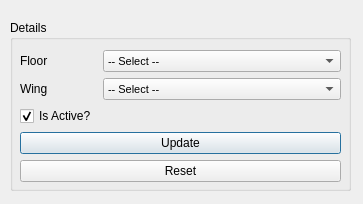
<?xml version="1.0" encoding="UTF-8"?>
<ui version="4.0">
 <class>Dialog</class>
 <widget class="QDialog" name="Dialog">
  <property name="windowModality">
   <enum>Qt::ApplicationModal</enum>
  </property>
  <property name="geometry">
   <rect>
    <x>0</x>
    <y>0</y>
    <width>363</width>
    <height>204</height>
   </rect>
  </property>
  <property name="windowTitle">
   <string>Dialog</string>
  </property>
  <widget class="QGroupBox" name="details_box">
   <property name="geometry">
    <rect>
     <x>10</x>
     <y>20</y>
     <width>341</width>
     <height>171</height>
    </rect>
   </property>
   <property name="title">
    <string>Details</string>
   </property>
   <widget class="QWidget" name="formLayoutWidget">
    <property name="geometry">
     <rect>
      <x>10</x>
      <y>30</y>
      <width>321</width>
      <height>211</height>
     </rect>
    </property>
    <layout class="QFormLayout" name="formLayout">
     <item row="1" column="0">
      <widget class="QLabel" name="flr_label_2">
       <property name="text">
        <string>Floor</string>
       </property>
      </widget>
     </item>
     <item row="1" column="1">
      <widget class="QComboBox" name="flr_combo">
       <property name="font">
        <font>
         <pointsize>8</pointsize>
        </font>
       </property>
       <property name="styleSheet">
        <string notr="true"/>
       </property>
       <item>
        <property name="text">
         <string>-- Select --</string>
        </property>
       </item>
       <item>
        <property name="text">
         <string>Basement</string>
        </property>
       </item>
       <item>
        <property name="text">
         <string>1st Floor</string>
        </property>
       </item>
       <item>
        <property name="text">
         <string>2nd Floor</string>
        </property>
       </item>
       <item>
        <property name="text">
         <string>3rd Floor</string>
        </property>
       </item>
       <item>
        <property name="text">
         <string>4th Floor</string>
        </property>
       </item>
       <item>
        <property name="text">
         <string>5th Floor</string>
        </property>
       </item>
       <item>
        <property name="text">
         <string>6th Floor</string>
        </property>
       </item>
       <item>
        <property name="text">
         <string>7th Floor</string>
        </property>
       </item>
       <item>
        <property name="text">
         <string>8th Floor</string>
        </property>
       </item>
       <item>
        <property name="text">
         <string>9th Floor</string>
        </property>
       </item>
       <item>
        <property name="text">
         <string>10th Floor</string>
        </property>
       </item>
       <item>
        <property name="text">
         <string>11th Floor</string>
        </property>
       </item>
      </widget>
     </item>
     <item row="7" column="0">
      <widget class="QLabel" name="ecode_label">
       <property name="text">
        <string/>
       </property>
      </widget>
     </item>
     <item row="3" column="1">
      <widget class="QComboBox" name="wing_combo">
       <property name="font">
        <font>
         <pointsize>8</pointsize>
        </font>
       </property>
       <property name="styleSheet">
        <string notr="true"/>
       </property>
       <item>
        <property name="text">
         <string>-- Select --</string>
        </property>
       </item>
       <item>
        <property name="text">
         <string>A Wing</string>
        </property>
       </item>
       <item>
        <property name="text">
         <string>B Wing</string>
        </property>
       </item>
      </widget>
     </item>
     <item row="3" column="0">
      <widget class="QLabel" name="wing_label_2">
       <property name="text">
        <string>Wing</string>
       </property>
      </widget>
     </item>
     <item row="5" column="0" colspan="2">
      <widget class="QPushButton" name="loc_update_btn">
       <property name="text">
        <string>Update</string>
       </property>
      </widget>
     </item>
     <item row="6" column="0" colspan="2">
      <widget class="QPushButton" name="loc_reset_btn">
       <property name="text">
        <string>Reset</string>
       </property>
      </widget>
     </item>
     <item row="4" column="0">
      <widget class="QCheckBox" name="loc_active">
       <property name="font">
        <font>
         <strikeout>false</strikeout>
        </font>
       </property>
       <property name="text">
        <string>Is Active?</string>
       </property>
       <property name="checked">
        <bool>true</bool>
       </property>
      </widget>
     </item>
    </layout>
   </widget>
  </widget>
 </widget>
 <resources/>
 <connections/>
</ui>
